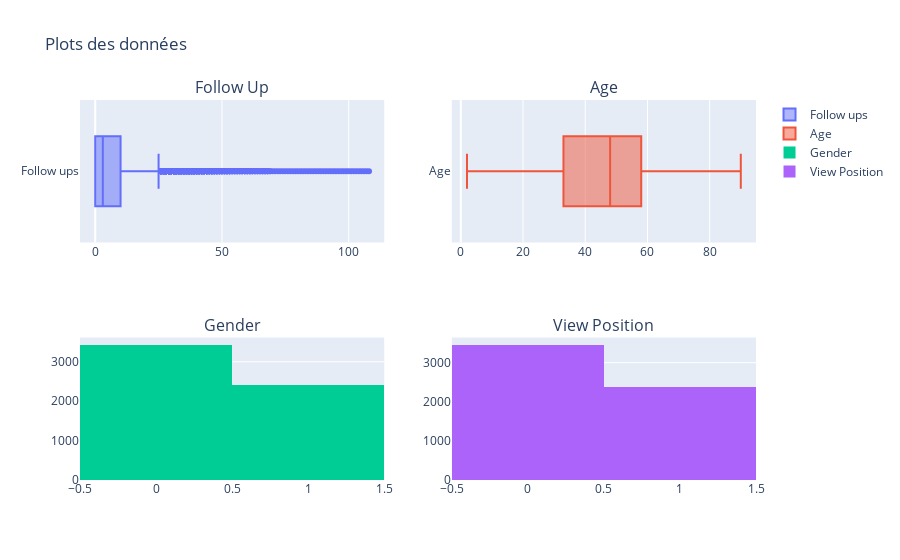
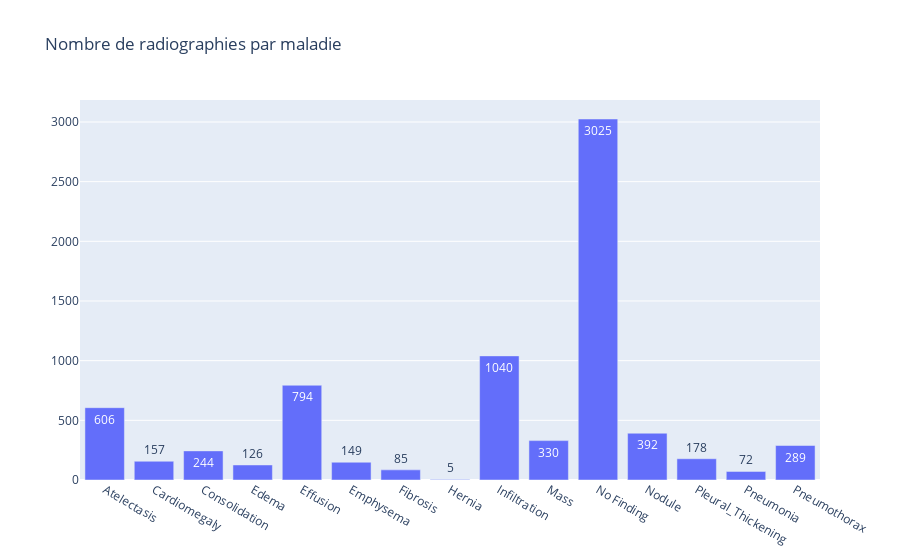

Notebook source saved alongside these figures, in order:
### Code cell
maladies = conditions_encoded.columns

maladie_counts = [mydata[maladie].sum() for maladie in maladies]

maladies_with_counts = {}

i = 0
for maladie in maladies:
    maladies_with_counts[maladie] = maladie_counts[i]
    i += 1


# Creation des subplots
fig = make_subplots(rows=2, cols=2, subplot_titles=["Follow Up", "Age", "Gender", "View Position"])

# On ajoute 4 Subplots
fig.add_trace(go.Box(x=mydata['Follow-up #'], name='Follow ups'), row=1, col=1)
fig.add_trace(go.Box(x=mydata['Patient Age'], name='Age'), row=1, col=2)
fig.add_trace(go.Histogram(x=mydata['Patient Gender'], name='Gender'), row=2, col=1)
fig.add_trace(go.Histogram(x=mydata['View Position'], name='View Position'), row=2, col=2)

#Barplot sur les images par maladie
fig2 = go.Figure(
    data = [go.Bar ( x = maladies, y = maladie_counts, text = maladie_counts, textposition='auto' )],
    layout_title_text = "Nombre de radiographies par maladie",
)


fig.update_layout(title="Plots des données")
fig.show()
fig2.show()

### Figure 1 — Plotly figure (JSON) as saved in the notebook; plotly's stock layout.template omitted (floating-point values rounded to 4 significant figures; data arrays with more than 128 entries replaced by an {"elided": "..."} marker saying what was removed)
{"data": [{"name": "Follow ups", "type": "box", "x": {"elided": "5838 int values"}, "xaxis": "x", "yaxis": "y"}, {"name": "Age", "type": "box", "x": {"elided": "5838 int values"}, "xaxis": "x2", "yaxis": "y2"}, {"name": "Gender", "type": "histogram", "x": {"elided": "5838 int values"}, "xaxis": "x3", "yaxis": "y3"}, {"name": "View Position", "type": "histogram", "x": {"elided": "5838 int values"}, "xaxis": "x4", "yaxis": "y4"}], "layout": {"annotations": [{"font": {"size": 16}, "showarrow": false, "text": "Follow Up", "x": 0.225, "xanchor": "center", "xref": "paper", "y": 1, "yanchor": "bottom", "yref": "paper"}, {"font": {"size": 16}, "showarrow": false, "text": "Age", "x": 0.775, "xanchor": "center", "xref": "paper", "y": 1, "yanchor": "bottom", "yref": "paper"}, {"font": {"size": 16}, "showarrow": false, "text": "Gender", "x": 0.225, "xanchor": "center", "xref": "paper", "y": 0.375, "yanchor": "bottom", "yref": "paper"}, {"font": {"size": 16}, "showarrow": false, "text": "View Position", "x": 0.775, "xanchor": "center", "xref": "paper", "y": 0.375, "yanchor": "bottom", "yref": "paper"}], "title": {"text": "Plots des données"}, "xaxis": {"anchor": "y", "domain": [0, 0.45]}, "xaxis2": {"anchor": "y2", "domain": [0.55, 1]}, "xaxis3": {"anchor": "y3", "domain": [0, 0.45]}, "xaxis4": {"anchor": "y4", "domain": [0.55, 1]}, "yaxis": {"anchor": "x", "domain": [0.625, 1]}, "yaxis2": {"anchor": "x2", "domain": [0.625, 1]}, "yaxis3": {"anchor": "x3", "domain": [0, 0.375]}, "yaxis4": {"anchor": "x4", "domain": [0, 0.375]}}}

### Figure 2 — Plotly figure (JSON) as saved in the notebook; plotly's stock layout.template omitted (floating-point values rounded to 4 significant figures)
{"data": [{"text": ["606", "157", "244", "126", "794", "149", "85", "5", "1040", "330", "3025", "392", "178", "72", "289"], "textposition": "auto", "type": "bar", "x": ["Atelectasis", "Cardiomegaly", "Consolidation", "Edema", "Effusion", "Emphysema", "Fibrosis", "Hernia", "Infiltration", "Mass", "No Finding", "Nodule", "Pleural_Thickening", "Pneumonia", "Pneumothorax"], "y": [606, 157, 244, 126, 794, 149, 85, 5, 1040, 330, 3025, 392, 178, 72, 289]}], "layout": {"title": {"text": "Nombre de radiographies par maladie"}}}
